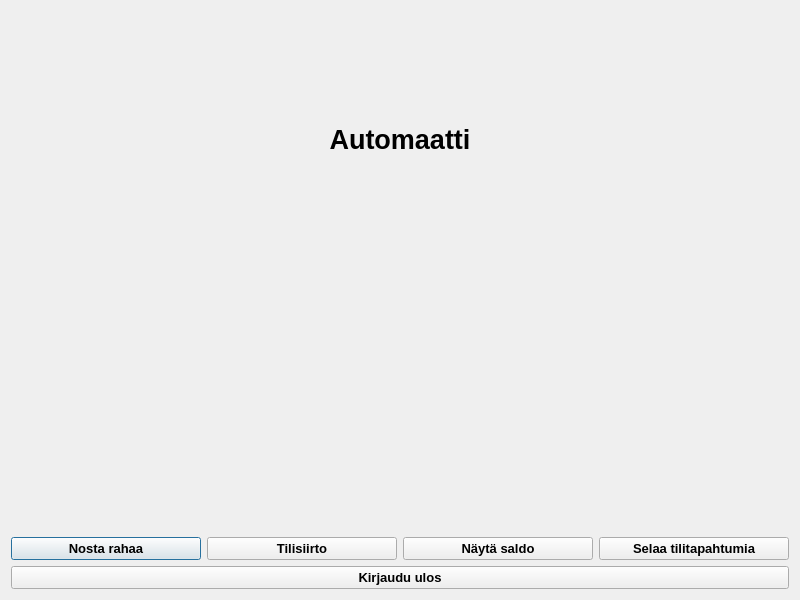
<?xml version="1.0" encoding="UTF-8"?>
<ui version="4.0">
 <class>Valikko</class>
 <widget class="QDialog" name="Valikko">
  <property name="geometry">
   <rect>
    <x>0</x>
    <y>0</y>
    <width>800</width>
    <height>600</height>
   </rect>
  </property>
  <property name="windowTitle">
   <string>Dialog</string>
  </property>
  <layout class="QGridLayout" name="gridLayout">
   <item row="0" column="0">
    <layout class="QVBoxLayout" name="verticalLayout">
     <item>
      <widget class="QLabel" name="label">
       <property name="font">
        <font>
         <pointsize>20</pointsize>
         <weight>75</weight>
         <bold>true</bold>
        </font>
       </property>
       <property name="text">
        <string>Automaatti</string>
       </property>
       <property name="alignment">
        <set>Qt::AlignCenter</set>
       </property>
      </widget>
     </item>
     <item>
      <widget class="QLabel" name="labelFnameLname">
       <property name="font">
        <font>
         <pointsize>10</pointsize>
         <weight>75</weight>
         <bold>true</bold>
        </font>
       </property>
       <property name="text">
        <string/>
       </property>
       <property name="alignment">
        <set>Qt::AlignCenter</set>
       </property>
      </widget>
     </item>
     <item>
      <layout class="QHBoxLayout" name="horizontalLayout">
       <item>
        <widget class="QPushButton" name="pushButton_3">
         <property name="font">
          <font>
           <pointsize>10</pointsize>
           <weight>75</weight>
           <bold>true</bold>
          </font>
         </property>
         <property name="text">
          <string>Nosta rahaa</string>
         </property>
        </widget>
       </item>
       <item>
        <widget class="QPushButton" name="pushButton_4">
         <property name="font">
          <font>
           <pointsize>10</pointsize>
           <weight>75</weight>
           <bold>true</bold>
          </font>
         </property>
         <property name="text">
          <string>Tilisiirto</string>
         </property>
        </widget>
       </item>
       <item>
        <widget class="QPushButton" name="SaldoButton">
         <property name="font">
          <font>
           <pointsize>10</pointsize>
           <weight>75</weight>
           <bold>true</bold>
          </font>
         </property>
         <property name="text">
          <string>Näytä saldo</string>
         </property>
        </widget>
       </item>
       <item>
        <widget class="QPushButton" name="pushButton_2">
         <property name="font">
          <font>
           <pointsize>10</pointsize>
           <weight>75</weight>
           <bold>true</bold>
          </font>
         </property>
         <property name="text">
          <string>Selaa tilitapahtumia</string>
         </property>
        </widget>
       </item>
      </layout>
     </item>
     <item>
      <widget class="QPushButton" name="pushButton_5">
       <property name="font">
        <font>
         <pointsize>10</pointsize>
         <weight>75</weight>
         <bold>true</bold>
        </font>
       </property>
       <property name="text">
        <string>Kirjaudu ulos</string>
       </property>
      </widget>
     </item>
    </layout>
   </item>
  </layout>
 </widget>
 <resources/>
 <connections/>
</ui>
